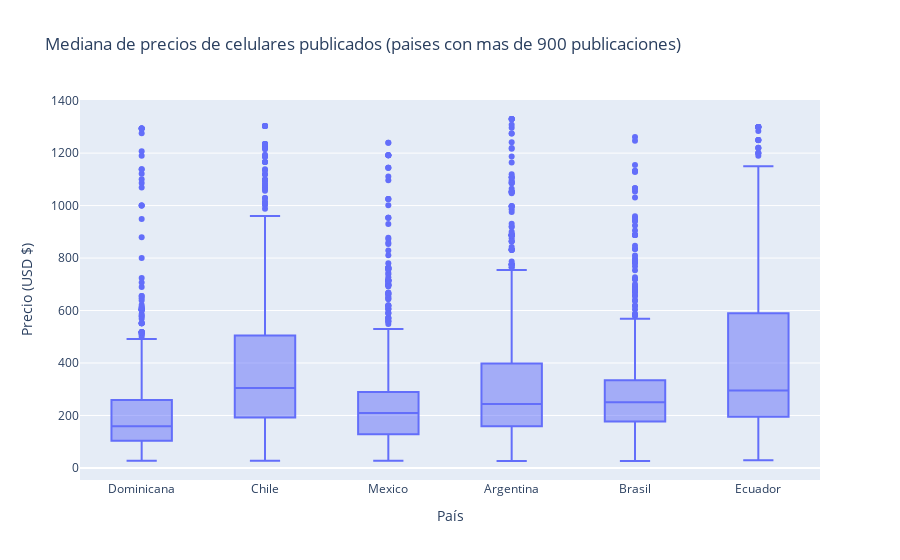

Notebook cell for this chart:
### Markdown cell above
Observamos que los menores precios corresponden a Venezuela. Esto no es sorpresivo dadala crisis económica que atravieza el país.

### Code cell
# Precio promedio publicado por país. Solo aquellos con mas de 900 publicaciones
more_900 = df.site_id.value_counts()[df.site_id.value_counts() > 900].index
fig = px.box(df[df.site_id.isin(more_900)],
             y="price_USD", x="country",
             title= 'Mediana de precios de celulares publicados (paises con mas de 900 publicaciones)',
             labels = {
                 "price_USD": "Precio (USD $)",
                 "country": "País"
                      }
            )
fig.show()

### Figure 1 — Plotly figure (JSON) as saved in the notebook; plotly's stock layout.template omitted (floating-point values rounded to 4 significant figures; data arrays with more than 128 entries replaced by an {"elided": "..."} marker saying what was removed)
{"data": [{"alignmentgroup": "True", "hovertemplate": "País=%{x}<br>Precio (USD $)=%{y}<extra></extra>", "legendgroup": "", "marker": {"color": "#636efa"}, "name": "", "notched": false, "offsetgroup": "", "orientation": "v", "showlegend": false, "type": "box", "x": {"elided": "5641 str values"}, "x0": " ", "xaxis": "x", "y": {"elided": "5641 float values"}, "y0": " ", "yaxis": "y"}], "layout": {"boxmode": "group", "legend": {"tracegroupgap": 0}, "title": {"text": "Mediana de precios de celulares publicados (paises con mas de 900 publicaciones)"}, "xaxis": {"anchor": "y", "domain": [0, 1], "title": {"text": "País"}}, "yaxis": {"anchor": "x", "domain": [0, 1], "title": {"text": "Precio (USD $)"}}}}
